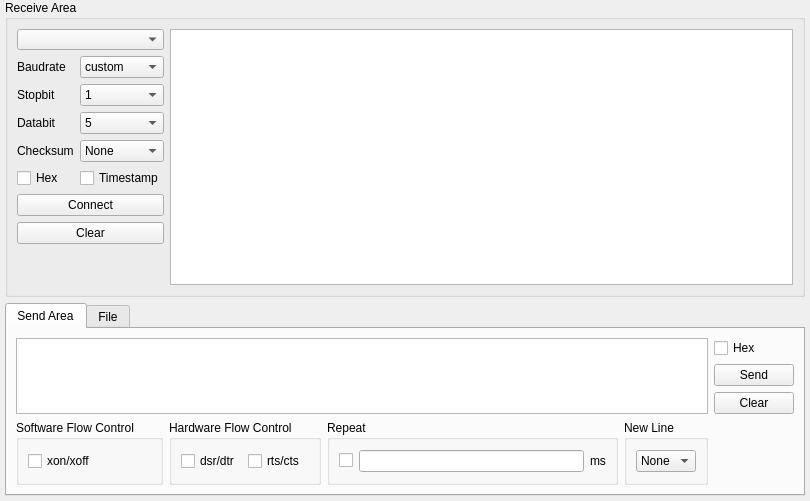
<?xml version="1.0" encoding="UTF-8"?>
<ui version="4.0">
 <class>serialForm</class>
 <widget class="QWidget" name="serialForm">
  <property name="geometry">
   <rect>
    <x>0</x>
    <y>0</y>
    <width>810</width>
    <height>501</height>
   </rect>
  </property>
  <property name="minimumSize">
   <size>
    <width>810</width>
    <height>501</height>
   </size>
  </property>
  <property name="maximumSize">
   <size>
    <width>16777215</width>
    <height>16777215</height>
   </size>
  </property>
  <property name="windowTitle">
   <string>Form</string>
  </property>
  <layout class="QVBoxLayout" name="verticalLayout" stretch="1,0">
   <property name="leftMargin">
    <number>5</number>
   </property>
   <property name="topMargin">
    <number>0</number>
   </property>
   <property name="rightMargin">
    <number>5</number>
   </property>
   <property name="bottomMargin">
    <number>5</number>
   </property>
   <item>
    <widget class="QGroupBox" name="serialReceiveAreaGroupBox">
     <property name="minimumSize">
      <size>
       <width>800</width>
       <height>238</height>
      </size>
     </property>
     <property name="title">
      <string>Receive Area</string>
     </property>
     <property name="checkable">
      <bool>false</bool>
     </property>
     <layout class="QFormLayout" name="formLayout">
      <item row="0" column="0">
       <layout class="QFormLayout" name="serialReceiveFormLayout">
        <item row="0" column="0" colspan="2">
         <widget class="SerialPortComboBox" name="serialComboBox">
          <property name="minimumSize">
           <size>
            <width>0</width>
            <height>0</height>
           </size>
          </property>
          <property name="maximumSize">
           <size>
            <width>170</width>
            <height>21</height>
           </size>
          </property>
         </widget>
        </item>
        <item row="1" column="0">
         <widget class="QLabel" name="serialBaudrateLabel">
          <property name="text">
           <string>Baudrate</string>
          </property>
         </widget>
        </item>
        <item row="1" column="1">
         <widget class="QComboBox" name="serialBaudrateComboBox">
          <item>
           <property name="text">
            <string>custom</string>
           </property>
          </item>
          <item>
           <property name="text">
            <string>110</string>
           </property>
          </item>
          <item>
           <property name="text">
            <string>300</string>
           </property>
          </item>
          <item>
           <property name="text">
            <string>600</string>
           </property>
          </item>
          <item>
           <property name="text">
            <string>1200</string>
           </property>
          </item>
          <item>
           <property name="text">
            <string>2400</string>
           </property>
          </item>
          <item>
           <property name="text">
            <string>4800</string>
           </property>
          </item>
          <item>
           <property name="text">
            <string>9600</string>
           </property>
          </item>
          <item>
           <property name="text">
            <string>19200</string>
           </property>
          </item>
          <item>
           <property name="text">
            <string>38400</string>
           </property>
          </item>
          <item>
           <property name="text">
            <string>57600</string>
           </property>
          </item>
          <item>
           <property name="text">
            <string>76800</string>
           </property>
          </item>
          <item>
           <property name="text">
            <string>115200</string>
           </property>
          </item>
          <item>
           <property name="text">
            <string>128000</string>
           </property>
          </item>
          <item>
           <property name="text">
            <string>230400</string>
           </property>
          </item>
          <item>
           <property name="text">
            <string>256000</string>
           </property>
          </item>
          <item>
           <property name="text">
            <string>460800</string>
           </property>
          </item>
          <item>
           <property name="text">
            <string>512000</string>
           </property>
          </item>
          <item>
           <property name="text">
            <string>576000</string>
           </property>
          </item>
          <item>
           <property name="text">
            <string>921600</string>
           </property>
          </item>
          <item>
           <property name="text">
            <string>1000000</string>
           </property>
          </item>
          <item>
           <property name="text">
            <string>1500000</string>
           </property>
          </item>
          <item>
           <property name="text">
            <string>2000000</string>
           </property>
          </item>
         </widget>
        </item>
        <item row="2" column="0">
         <widget class="QLabel" name="serialStopBitLabel">
          <property name="text">
           <string>Stopbit</string>
          </property>
         </widget>
        </item>
        <item row="2" column="1">
         <widget class="QComboBox" name="serialStopBitComboBox">
          <item>
           <property name="text">
            <string>1</string>
           </property>
          </item>
          <item>
           <property name="text">
            <string>1.5</string>
           </property>
          </item>
          <item>
           <property name="text">
            <string>2</string>
           </property>
          </item>
         </widget>
        </item>
        <item row="3" column="0">
         <widget class="QLabel" name="serialDataBitLabel">
          <property name="text">
           <string>Databit</string>
          </property>
         </widget>
        </item>
        <item row="3" column="1">
         <widget class="QComboBox" name="serialDataBitcomboBox">
          <item>
           <property name="text">
            <string>5</string>
           </property>
          </item>
          <item>
           <property name="text">
            <string>6</string>
           </property>
          </item>
          <item>
           <property name="text">
            <string>7</string>
           </property>
          </item>
          <item>
           <property name="text">
            <string>8</string>
           </property>
          </item>
         </widget>
        </item>
        <item row="4" column="0">
         <widget class="QLabel" name="serialChecksumBitLabel">
          <property name="text">
           <string>Checksum</string>
          </property>
         </widget>
        </item>
        <item row="4" column="1">
         <widget class="QComboBox" name="serialChecksumBitComboBox">
          <item>
           <property name="text">
            <string>None</string>
           </property>
          </item>
          <item>
           <property name="text">
            <string>Even</string>
           </property>
          </item>
          <item>
           <property name="text">
            <string>Odd</string>
           </property>
          </item>
          <item>
           <property name="text">
            <string>Mark</string>
           </property>
          </item>
          <item>
           <property name="text">
            <string>Space</string>
           </property>
          </item>
         </widget>
        </item>
        <item row="5" column="0">
         <widget class="QCheckBox" name="serialReceiveHexCheckBox">
          <property name="text">
           <string>Hex</string>
          </property>
         </widget>
        </item>
        <item row="5" column="1">
         <widget class="QCheckBox" name="serialReceiveTimestampCheckBox">
          <property name="text">
           <string>Timestamp</string>
          </property>
         </widget>
        </item>
        <item row="6" column="0" colspan="2">
         <widget class="QPushButton" name="serialConnectComPushButton">
          <property name="text">
           <string>Connect</string>
          </property>
         </widget>
        </item>
        <item row="7" column="0" colspan="2">
         <widget class="QPushButton" name="serialReceiveClearPushButton">
          <property name="text">
           <string>Clear</string>
          </property>
         </widget>
        </item>
       </layout>
      </item>
      <item row="0" column="1">
       <widget class="QPlainTextEdit" name="serialReceivePlainTextEdit">
        <property name="undoRedoEnabled">
         <bool>false</bool>
        </property>
        <property name="readOnly">
         <bool>true</bool>
        </property>
       </widget>
      </item>
     </layout>
    </widget>
   </item>
   <item>
    <widget class="QTabWidget" name="serialTabWidget">
     <property name="currentIndex">
      <number>0</number>
     </property>
     <widget class="QWidget" name="serialTab_1">
      <attribute name="title">
       <string>Send Area</string>
      </attribute>
      <layout class="QGridLayout" name="gridLayout_3">
       <item row="0" column="0" rowspan="3" colspan="4">
        <widget class="QPlainTextEdit" name="serialSendPlainTextEdit"/>
       </item>
       <item row="0" column="4">
        <widget class="QCheckBox" name="serialSendHexCheckBox">
         <property name="text">
          <string>Hex</string>
         </property>
        </widget>
       </item>
       <item row="1" column="4">
        <widget class="QPushButton" name="serialSendPushButton">
         <property name="text">
          <string>Send</string>
         </property>
        </widget>
       </item>
       <item row="2" column="4">
        <widget class="QPushButton" name="serialSendClearPushButton">
         <property name="text">
          <string>Clear</string>
         </property>
        </widget>
       </item>
       <item row="3" column="0">
        <widget class="QGroupBox" name="serialSoftFlowControlGroupBox">
         <property name="title">
          <string>Software Flow Control</string>
         </property>
         <layout class="QHBoxLayout" name="horizontalLayout">
          <item>
           <widget class="QCheckBox" name="serialSoftFlowControlCheckBox">
            <property name="text">
             <string>xon/xoff</string>
            </property>
           </widget>
          </item>
         </layout>
        </widget>
       </item>
       <item row="3" column="2">
        <widget class="QGroupBox" name="serialSendRepeatGroupBox">
         <property name="title">
          <string>Repeat</string>
         </property>
         <layout class="QGridLayout" name="gridLayout_4">
          <item row="0" column="0">
           <widget class="QCheckBox" name="serialSendRepeatCheckBox">
            <property name="text">
             <string/>
            </property>
           </widget>
          </item>
          <item row="0" column="2">
           <widget class="QLabel" name="serialSendRepeatUnitLabel">
            <property name="text">
             <string>ms</string>
            </property>
           </widget>
          </item>
          <item row="0" column="1">
           <widget class="QLineEdit" name="serialSendRepeatDurationLineEdit"/>
          </item>
         </layout>
        </widget>
       </item>
       <item row="3" column="3">
        <widget class="QGroupBox" name="serialSendLineFeedGroupBox">
         <property name="title">
          <string>New Line</string>
         </property>
         <layout class="QHBoxLayout" name="horizontalLayout_3">
          <item>
           <widget class="QComboBox" name="serialSendLineFeedComboBox">
            <item>
             <property name="text">
              <string>None</string>
             </property>
            </item>
            <item>
             <property name="text">
              <string>\r\n</string>
             </property>
            </item>
            <item>
             <property name="text">
              <string>\n</string>
             </property>
            </item>
            <item>
             <property name="text">
              <string>\r</string>
             </property>
            </item>
           </widget>
          </item>
         </layout>
        </widget>
       </item>
       <item row="3" column="1">
        <widget class="QGroupBox" name="serialHardFlowControlGroupBox">
         <property name="title">
          <string>Hardware Flow Control</string>
         </property>
         <layout class="QHBoxLayout" name="horizontalLayout_2">
          <item>
           <widget class="QCheckBox" name="serialHardFlowControlDSRDTRCheckBox">
            <property name="text">
             <string>dsr/dtr</string>
            </property>
           </widget>
          </item>
          <item>
           <widget class="QCheckBox" name="serialHardFlowControlRTSCTSCheckBox">
            <property name="text">
             <string>rts/cts</string>
            </property>
           </widget>
          </item>
         </layout>
        </widget>
       </item>
      </layout>
     </widget>
     <widget class="QWidget" name="serialTab_2">
      <attribute name="title">
       <string>File</string>
      </attribute>
      <layout class="QGridLayout" name="gridLayout_5">
       <item row="0" column="1">
        <widget class="QGroupBox" name="serialFileSendGroupBox">
         <property name="title">
          <string>File Send</string>
         </property>
         <layout class="QHBoxLayout" name="horizontalLayout_4">
          <item>
           <widget class="QLabel" name="serialFileSendLabel">
            <property name="text">
             <string>File</string>
            </property>
           </widget>
          </item>
          <item>
           <widget class="QLineEdit" name="serialFileSendLineEdit">
            <property name="readOnly">
             <bool>true</bool>
            </property>
           </widget>
          </item>
          <item>
           <widget class="QPushButton" name="serialFileSelectPushButton">
            <property name="text">
             <string>Select</string>
            </property>
           </widget>
          </item>
          <item>
           <widget class="QPushButton" name="serialFileSendPushButton">
            <property name="text">
             <string>Send</string>
            </property>
           </widget>
          </item>
         </layout>
        </widget>
       </item>
       <item row="1" column="1">
        <widget class="QGroupBox" name="serialFileSaveGroupBox">
         <property name="title">
          <string>File Save</string>
         </property>
         <layout class="QGridLayout" name="gridLayout_6">
          <item row="0" column="2">
           <widget class="QPushButton" name="serialFilePathSaveSelectPushButton">
            <property name="text">
             <string>Select</string>
            </property>
           </widget>
          </item>
          <item row="0" column="1">
           <widget class="QLineEdit" name="serialFilePathSaveLineEdit">
            <property name="readOnly">
             <bool>true</bool>
            </property>
           </widget>
          </item>
          <item row="0" column="0">
           <widget class="QLabel" name="serialFilePathSaveLabel">
            <property name="text">
             <string>Path</string>
            </property>
           </widget>
          </item>
          <item row="0" column="3">
           <widget class="QPushButton" name="serialFileSavePushButton">
            <property name="text">
             <string>Start</string>
            </property>
           </widget>
          </item>
         </layout>
        </widget>
       </item>
      </layout>
     </widget>
    </widget>
   </item>
  </layout>
 </widget>
 <customwidgets>
  <customwidget>
   <class>SerialPortComboBox</class>
   <extends>QComboBox</extends>
   <header>widgets.serialPortComboBox.h</header>
  </customwidget>
 </customwidgets>
 <resources/>
 <connections/>
</ui>
